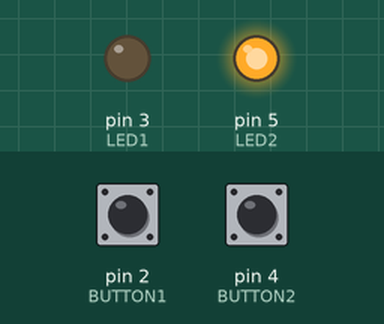
A sketch run on a simulated Arduino Uno, built with avr-gcc and run on an emulated ATmega328P. Parts: output pins drawn as LEDs (lit = HIGH). Inputs (shaded band) come from the test bench; at power-on: pin 2 (BUTTON1) LOW, pin 4 (BUTTON2) LOW.

Above: at 1.2 s.
1.3 s: pin 2 (BUTTON1) pulled HIGH for 0.15 s
At 1.37 s:
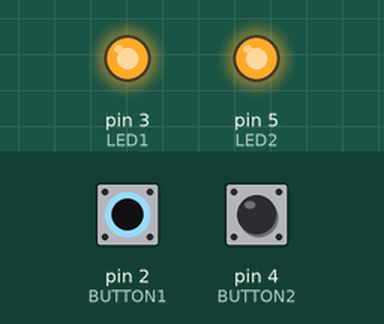
2.9 s: pin 4 (BUTTON2) pulled HIGH for 0.15 s
At 2.97 s:
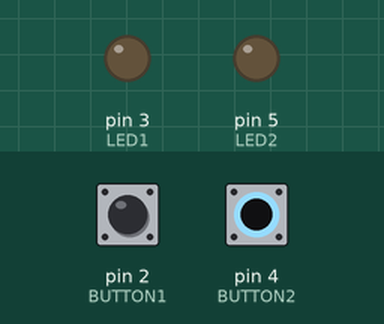
4.5 s: pin 4 (BUTTON2) pulled HIGH for 3.2 s
At 8.9 s:
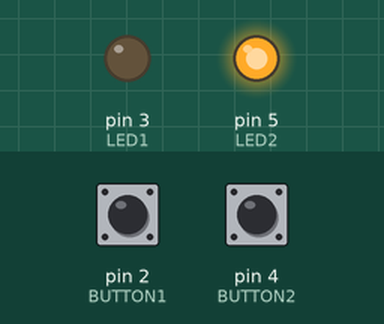
9.2 s: pin 2 (BUTTON1) pulled HIGH for 3.2 s
At 10.0 s:
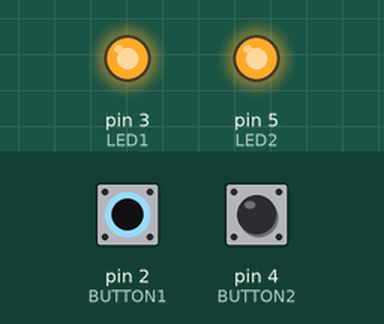
13.9 s: pin 2 (BUTTON1) driven HIGH and pin 4 (BUTTON2) driven HIGH
At 14.8 s:
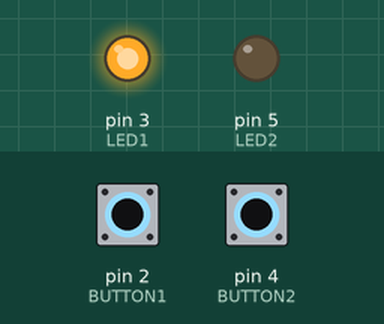
Timing chart, 0 to 16.4 s (numbered marks = the images above; inputs shaded):
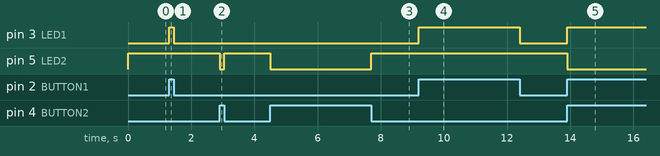

Measured:
- after the input at 1.3 s, pin 3 (LED1): LOW → HIGH at once, → LOW 0.15 s later
- after the input at 2.9 s, pin 5 (LED2): HIGH → LOW at once, → HIGH 0.15 s later
- after the input at 4.5 s, pin 5 (LED2): HIGH → LOW at once, → HIGH 3.2 s later
- after the input at 9.2 s, pin 3 (LED1): LOW → HIGH at once, → LOW 3.2 s later
- after the input at 13.9 s, pin 3 (LED1): LOW → HIGH at once; pin 5 (LED2): HIGH → LOW at once

The sketch:

PROJECT-3_A_C_.ino
```cpp
const int BUTTON1=2;
const int LED1=3;
const int BUTTON2=4;
const int LED2=5;
int BUTTONState1=0;
int BUTTONState2=0;

void setup(){
  pinMode(LED1,OUTPUT);
  pinMode(BUTTON1,INPUT);
  pinMode(LED2,OUTPUT);
  pinMode(BUTTON2,INPUT);

}

void loop() {
  BUTTONState1=digitalRead(BUTTON1);
  if(BUTTONState1==HIGH){
    digitalWrite(LED1,HIGH);
  }
  else{
    digitalWrite(LED1,LOW);

  }
  BUTTONState2=digitalRead(BUTTON2);
    if(BUTTONState2==HIGH){
    digitalWrite(LED2,LOW);
  }
  else{

    digitalWrite(LED2,HIGH);

  }


}
```
